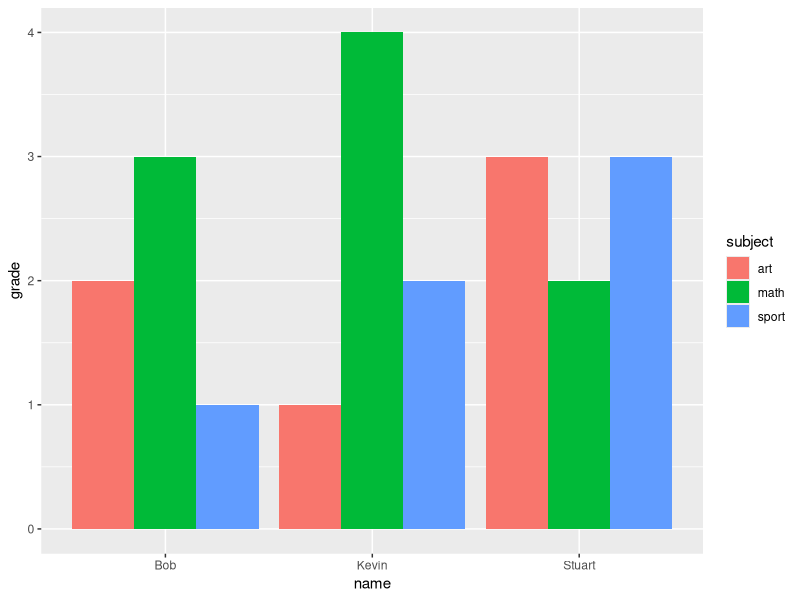

The R script that drew this image:
## ---- chunk 1
knitr::opts_chunk$set(echo = TRUE)
## ---- chunk 2
suppressPackageStartupMessages(library(dplyr))
suppressPackageStartupMessages(library(tidyr))
## ---- chunk 3
school_wide <- data.frame(name = c("Stuart", "Bob", "Kevin"),
             math = c(2, 3, 4),
             sport = c(3, 1, 2),
             art = c(3, 2, 1))
school_wide
## ---- chunk 4
school_tidy <- school_wide %>% 
    gather(key = "subject", value = "grade", 2:4)
school_tidy
## ---- chunk 5
school_tidy %>% 
  spread(key = "subject", value = "grade")
## ---- chunk 6
mean(school_wide$math)
mean(school_wide$sport)
## ---- chunk 7
library(dplyr)
school_tidy %>% 
  group_by(subject) %>% 
  summarise(mean_grade = mean(grade))
## ---- chunk 8
library(ggplot2)
g <- ggplot(school_tidy, aes(name, grade, fill = subject))
g <- g + geom_bar(stat = "identity", position = "dodge")
g
